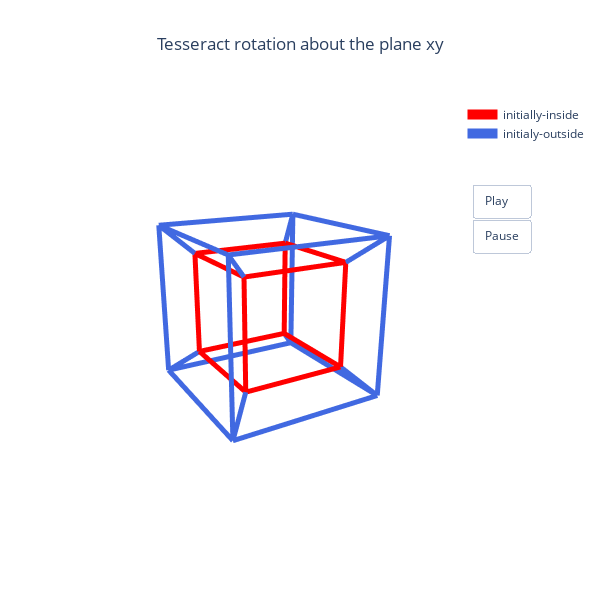

Source (notebook cell):
### Markdown cell above
To animate a 360-degree rotation just run successively the following cell, changing `about` string with one from the list:

`['xy', 'xz', 'yz', 'xu', 'yu', 'zu']`:

### Code cell
theta = np.linspace(0, 2*pi, 72) # the default direction of rotation resulted from matrix C_1 

#OR

theta = np.linspace(2*pi, 0, 72) #opposite direction of rotation

rot_about = 'xy'
frames = get_frames(vertices, theta, about=rot_about)

fig.update(frames=frames); 
fig.update_layout(title_text=f'Tesseract rotation about the plane {rot_about}', title_x=0.5)
iplot(fig)

### Figure 1 — Plotly figure (JSON) as saved in the notebook; plotly's stock layout.template omitted (floating-point values rounded to 4 significant figures)
{"data": [{"line": {"color": "red", "width": 10}, "mode": "lines", "name": "initially-inside", "type": "scatter3d", "x": [-0.5, 0.5, null, 0.5, 0.5, null, 0.5, -0.5, null, -0.5, -0.5, null, -0.5, 0.5, null, 0.5, 0.5, null, 0.5, -0.5, null, -0.5, -0.5, null, -0.5, -0.5, null, 0.5, 0.5, null, 0.5, 0.5, null, -0.5, -0.5, null], "y": [-0.5, -0.5, null, -0.5, 0.5, null, 0.5, 0.5, null, 0.5, -0.5, null, -0.5, -0.5, null, -0.5, 0.5, null, 0.5, 0.5, null, 0.5, -0.5, null, -0.5, -0.5, null, -0.5, -0.5, null, 0.5, 0.5, null, 0.5, 0.5, null], "z": [-0.5, -0.5, null, -0.5, -0.5, null, -0.5, -0.5, null, -0.5, -0.5, null, 0.5, 0.5, null, 0.5, 0.5, null, 0.5, 0.5, null, 0.5, 0.5, null, -0.5, 0.5, null, -0.5, 0.5, null, -0.5, 0.5, null, -0.5, 0.5, null]}, {"line": {"color": "RoyalBlue", "width": 10}, "mode": "lines", "name": "initialy-outside", "type": "scatter3d", "x": [-0.75, 0.75, null, 0.75, 0.75, null, 0.75, -0.75, null, -0.75, -0.75, null, -0.75, 0.75, null, 0.75, 0.75, null, 0.75, -0.75, null, -0.75, -0.75, null, -0.75, -0.75, null, 0.75, 0.75, null, 0.75, 0.75, null, -0.75, -0.75, null, -0.5, -0.75, null, 0.5, 0.75, null, 0.5, 0.75, null, -0.5, -0.75, null, -0.5, -0.75, null, 0.5, 0.75, null, 0.5, 0.75, null, -0.5, -0.75, null], "y": [-0.75, -0.75, null, -0.75, 0.75, null, 0.75, 0.75, null, 0.75, -0.75, null, -0.75, -0.75, null, -0.75, 0.75, null, 0.75, 0.75, null, 0.75, -0.75, null, -0.75, -0.75, null, -0.75, -0.75, null, 0.75, 0.75, null, 0.75, 0.75, null, -0.5, -0.75, null, -0.5, -0.75, null, 0.5, 0.75, null, 0.5, 0.75, null, -0.5, -0.75, null, -0.5, -0.75, null, 0.5, 0.75, null, 0.5, 0.75, null], "z": [-0.75, -0.75, null, -0.75, -0.75, null, -0.75, -0.75, null, -0.75, -0.75, null, 0.75, 0.75, null, 0.75, 0.75, null, 0.75, 0.75, null, 0.75, 0.75, null, -0.75, 0.75, null, -0.75, 0.75, null, -0.75, 0.75, null, -0.75, 0.75, null, -0.5, -0.75, null, -0.5, -0.75, null, -0.5, -0.75, null, -0.5, -0.75, null, 0.5, 0.75, null, 0.5, 0.75, null, 0.5, 0.75, null, 0.5, 0.75, null]}], "layout": {"height": 600, "scene": {"aspectmode": "data", "camera": {"eye": {"x": 1.414, "y": 2.449, "z": 0.95}}, "xaxis": {"visible": false}, "yaxis": {"visible": false}, "zaxis": {"visible": false}}, "title": {"text": "Tesseract rotation about the plane xy", "x": 0.5}, "updatemenus": [{"buttons": [{"args": [null, {"frame": {"duration": 30, "redraw": true}, "fromcurrent": true, "mode": "immediate", "transition": {"duration": 0}}], "label": "Play", "method": "animate"}, {"args": [null, {"frame": {"duration": 0, "redraw": false}, "fromcurrent": true, "mode": "immediate", "transition": {"duration": 0}}], "label": "Pause", "method": "animate"}], "showactive": false, "type": "buttons", "x": 1.2, "y": 0.8}], "width": 600}}
